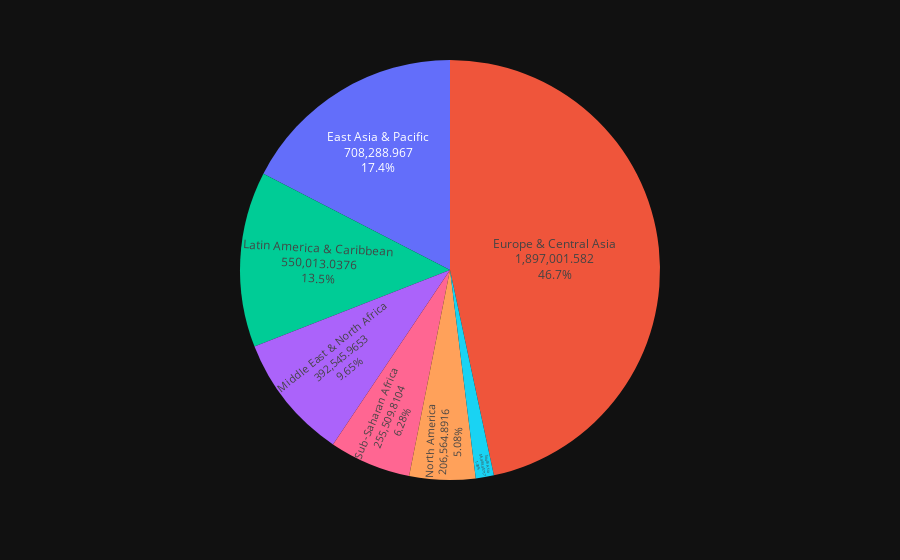

Notebook source saved alongside this figure:
### Markdown cell above
## Pie Chart

### Code cell
fig=px.pie(df7,values="value",names="Region",color="Region",template="plotly_dark")
fig.update_traces(textposition='inside', textinfo='label+percent+value')
fig.update_layout(showlegend=False)
fig.show()

### Figure 1 — Plotly figure (JSON) as saved in the notebook; plotly's stock layout.template omitted (floating-point values rounded to 4 significant figures)
{"data": [{"customdata": [["East Asia & Pacific"], ["Europe & Central Asia"], ["Latin America & Caribbean "], ["Middle East & North Africa"], ["North America"], ["South Asia"], ["Sub-Saharan Africa "]], "domain": {"x": [0, 1], "y": [0, 1]}, "hovertemplate": "Region=%{customdata[0]}<br>value=%{value}<extra></extra>", "labels": ["East Asia & Pacific", "Europe & Central Asia", "Latin America & Caribbean ", "Middle East & North Africa", "North America", "South Asia", "Sub-Saharan Africa "], "legendgroup": "", "marker": {"colors": ["#636efa", "#EF553B", "#00cc96", "#ab63fa", "#FFA15A", "#19d3f3", "#FF6692"]}, "name": "", "showlegend": true, "textinfo": "label+percent+value", "textposition": "inside", "type": "pie", "values": [708300.0, 1897000.0, 550000.0, 392500.0, 206600.0, 56440.0, 255500.0]}], "layout": {"legend": {"tracegroupgap": 0}, "margin": {"t": 60}, "showlegend": false}}
